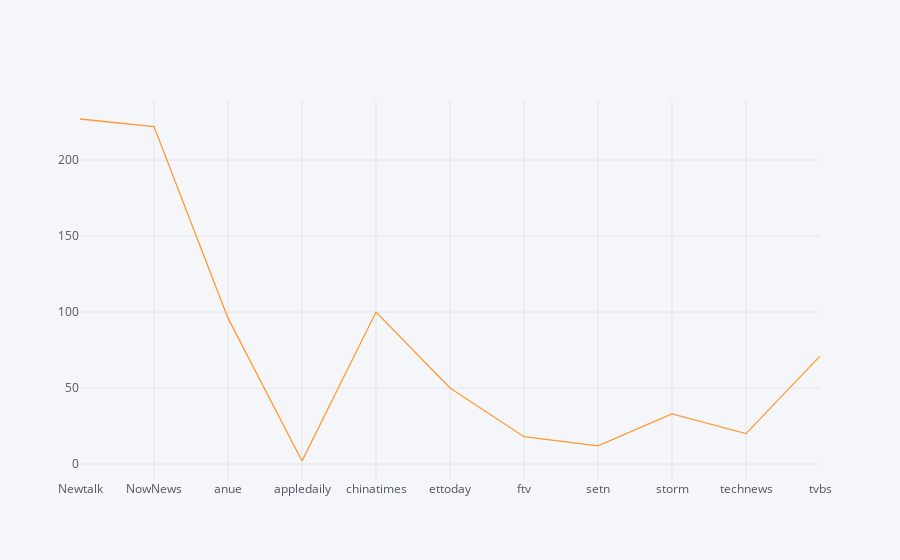

Notebook code for this chart:
### Code cell
df.groupby('from')['title'].count().iplot()

### Figure 1 — Plotly figure (JSON) as saved in the notebook; plotly's stock layout.template omitted (floating-point values rounded to 4 significant figures)
{"data": [{"line": {"color": "rgba(255, 153, 51, 1.0)", "dash": "solid", "shape": "linear", "width": 1.3}, "mode": "lines", "name": "title", "text": "", "type": "scatter", "uid": "adb39ed5-0c19-48ba-b2a1-46b8f816ad7c", "x": ["Newtalk", "NowNews", "anue", "appledaily", "chinatimes", "ettoday", "ftv", "setn", "storm", "technews", "tvbs"], "y": [227, 222, 96, 2, 100, 50, 18, 12, 33, 20, 71]}], "layout": {"legend": {"bgcolor": "#F5F6F9", "font": {"color": "#4D5663"}}, "paper_bgcolor": "#F5F6F9", "plot_bgcolor": "#F5F6F9", "title": {"font": {"color": "#4D5663"}}, "xaxis": {"gridcolor": "#E1E5ED", "showgrid": true, "tickfont": {"color": "#4D5663"}, "title": {"font": {"color": "#4D5663"}, "text": ""}, "zerolinecolor": "#E1E5ED"}, "yaxis": {"gridcolor": "#E1E5ED", "showgrid": true, "tickfont": {"color": "#4D5663"}, "title": {"font": {"color": "#4D5663"}, "text": ""}, "zerolinecolor": "#E1E5ED"}}}
